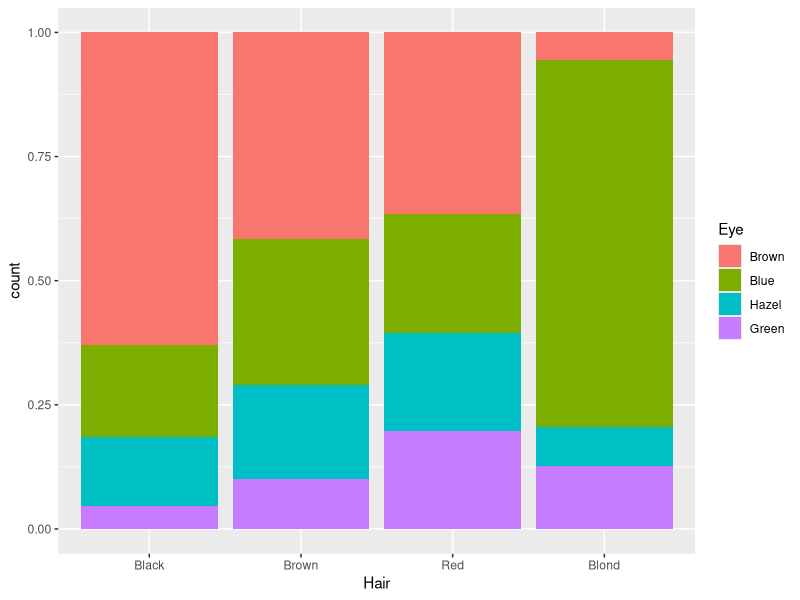
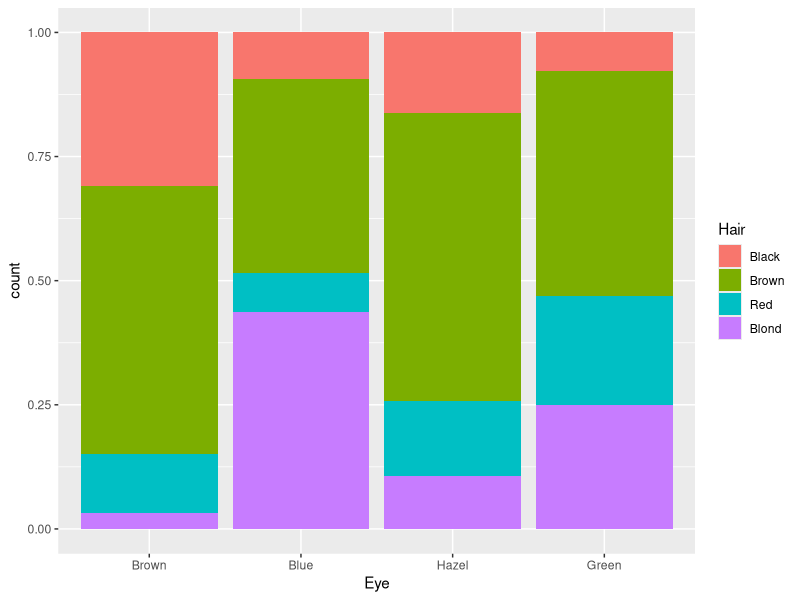

Source code (R) for these figures, in order:
## ---- chunk 1
library(ggplot2)
## ---- chunk 2
str(HairEyeColor)
## ---- chunk 3
total<-HairEyeColor[,,1] + HairEyeColor[,,2]
total
## ---- chunk 4
chisq.test(x=total)
## ---- chunk 5
DFFreqHairEyeColor<-as.data.frame(total)
DFFreqHairEyeColor
## ---- chunk 6
#PRE: frequencies stored in "Freq" variable
freqDFToRegularDF<-function(freqDF,counts="Freq"){
  index<-rep.int(1:nrow(freqDF),freqDF[[counts]])
  freqDF[[counts]]<-NULL
  return(freqDF[index,])
}

dfHairEyeColor<-freqDFToRegularDF(DFFreqHairEyeColor)
## ---- chunk 7
sum(DFFreqHairEyeColor$Freq)
nrow(dfHairEyeColor)
## ---- chunk 8
ggplot(dfHairEyeColor,aes(x=Hair,fill=Eye))+geom_bar(position="fill")
## ---- chunk 9
ggplot(dfHairEyeColor,aes(x=Eye,fill=Hair))+geom_bar(position="fill")
## ---- chunk 10
library(car)
profTypeTable<-table(Duncan$type)
chisq.test(x=profTypeTable) #note by default a test of homogeneity is performed; i.e. the actual data is compared against the distribution wherein each group is equally represented
